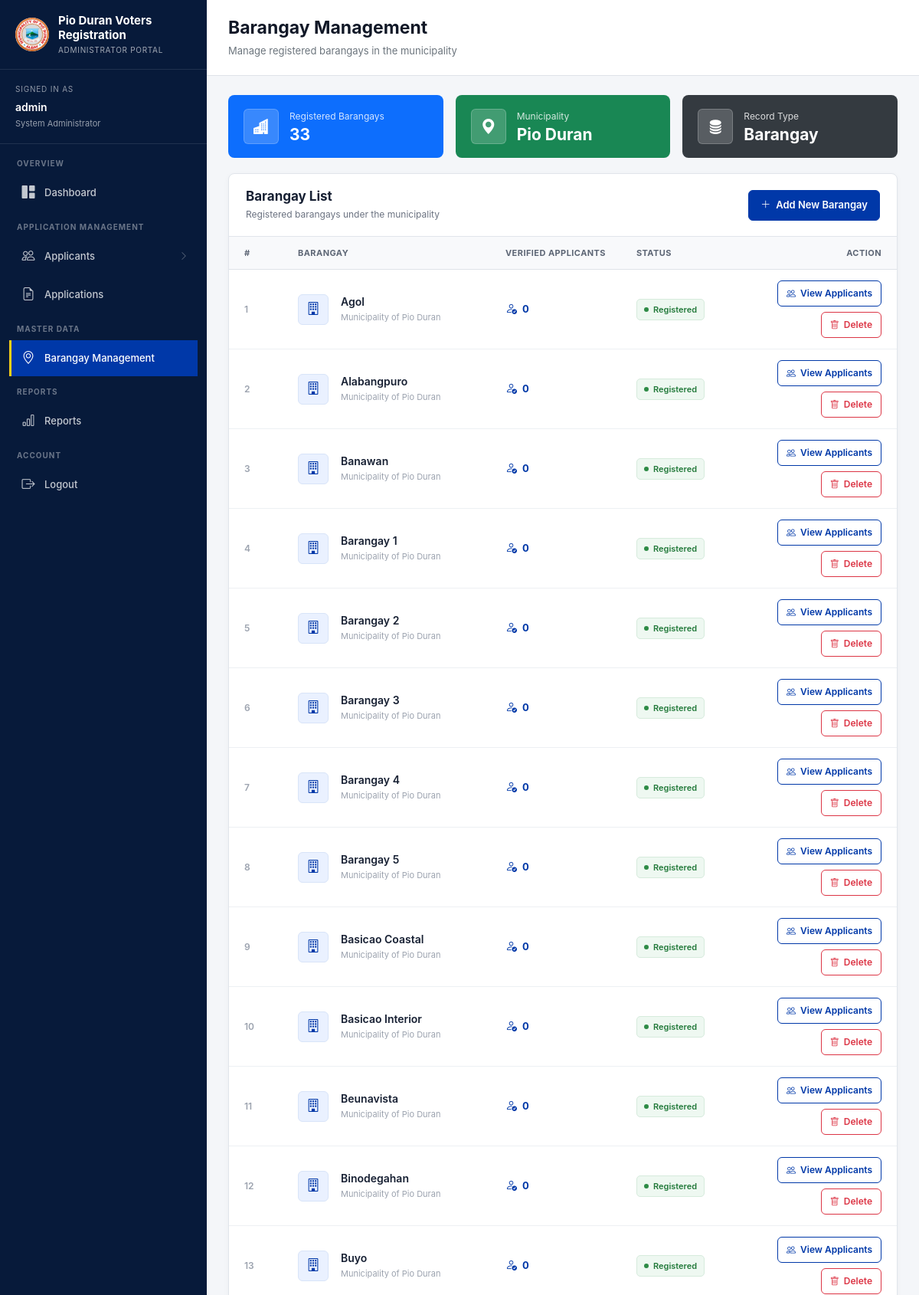
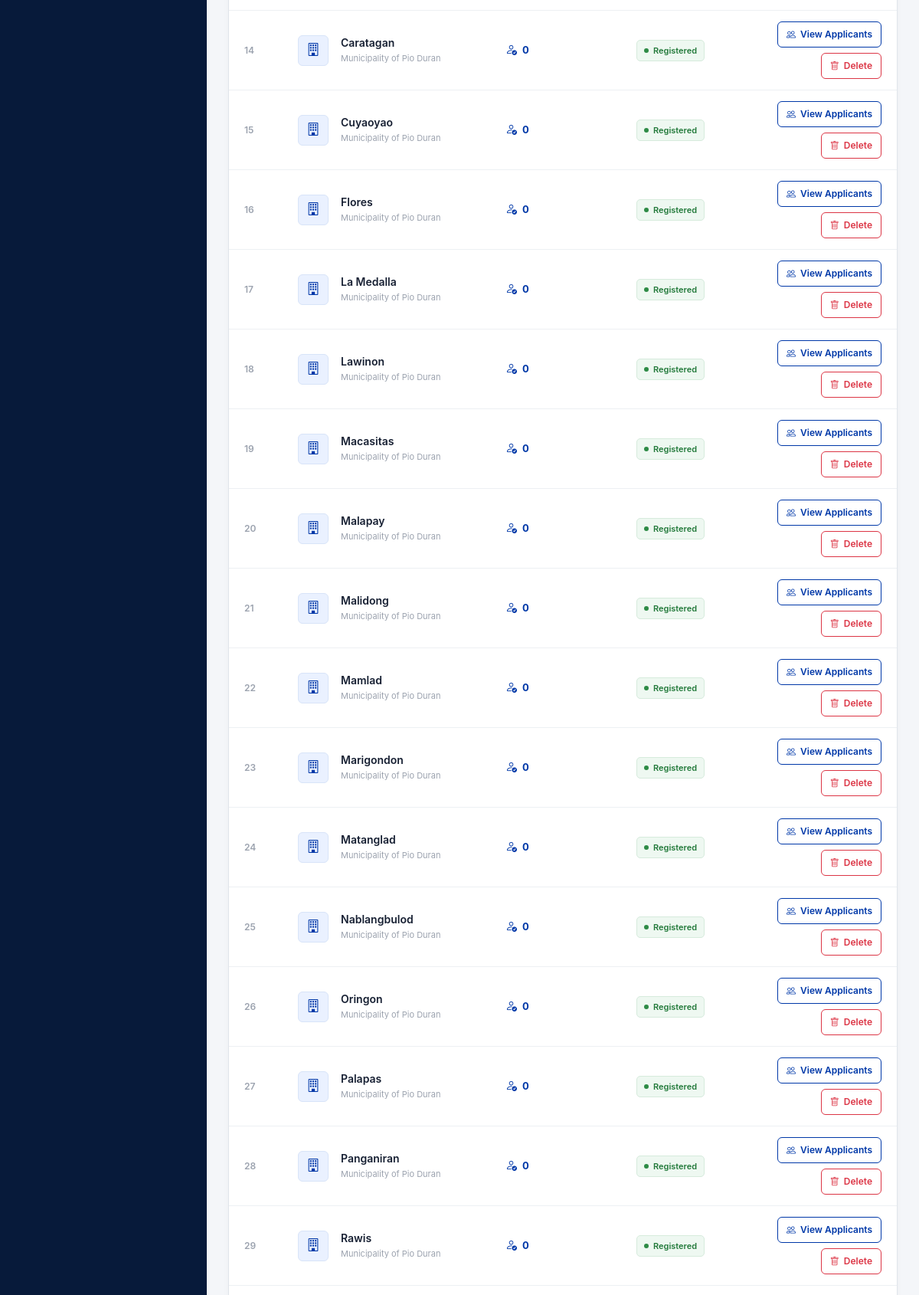
/comelec/brgy-list/ (signed in, upper part), run on the app's committed database (2 pictures, top to bottom).
### Applicants/models.py (models this page shows, shortened)
class Barangay(models.Model):
    name = models.CharField(max_length=255, unique=True)

### core/views.py (the view)
# urls.py: path('brgy-list/', views.brgy_list, name="brgy_list"),
@login_required
def brgy_list(request):
    barangays = Barangay.objects.all().order_by("name")
    for barangay in barangays:
        barangay.verified_applicant_count = Applicant.objects.filter(
            brgy=barangay,
            status="APPROVED",
            verification_status="VERIFIED",
            is_active=True
        ).count()
    return render(
        request,
        "comelec/brgy_list.html",
        {
            "barangays": barangays
        }
    )

### templates/comelec/brgy_list.html (shortened to what this page needs)
{% extends "admin.html" %}
{% block page_title %}
Barangay Management
{% endblock %}
{% block page_subtitle %}
Manage registered barangays in the municipality
{% endblock %}
{% block content %}
<div class="barangay-page">
    <div class="barangay-summary">
        <div class="
            summary-card
            summary-card-total
        ">
            <div class="summary-icon">
                <i class="bi bi-buildings-fill"></i>
            </div>
            <div>
                <div class="summary-label">
                    Registered Barangays
                </div>
                <div class="summary-value">
                    {{ barangays|length }}
                </div>
            </div>
        </div>
        <div class="
            summary-card
            summary-card-municipality
        ">
            <div class="summary-icon">
                <i class="bi bi-geo-alt-fill"></i>
            </div>
            <div>
                <div class="summary-label">
                    Municipality
                </div>
                <div class="summary-value">
                    Pio Duran
                </div>
            </div>
        </div>
        <div class="
            summary-card
            summary-card-record
        ">
            <div class="summary-icon">
                <i class="bi bi-database-fill"></i>
            </div>
            <div>
                <div class="summary-label">
                    Record Type
                </div>
                <div class="summary-value">
                    Barangay
                </div>
            </div>
        </div>
    </div>
    <div class="barangay-card">
        <div class="barangay-card-header">
            <div
                class="
                    d-flex
                    justify-content-between
                    align-items-center
                    gap-3
                "
            >
                <div>
                    <h2 class="barangay-title">
                        Barangay List
                    </h2>
                    <p class="barangay-description">
                        Registered barangays under the municipality
                    </p>
                </div>
                <a
                    href="{% url 'add_brgy' %}"
                    class="add-barangay-btn"
                >
                    <i class="bi bi-plus-lg"></i>
                    Add New Barangay
                </a>
            </div>
        </div>
        <div class="table-responsive">
            <table class="
                table
                barangay-table
                align-middle
            ">
                <thead>
                    <tr>
                        <th
                            style="width: 70px;"
                        >
                            #
                        </th>
                        <th>
                            Barangay
                        </th>
                        <th
                            style="width: 170px;"
                        >
                            Verified Applicants
                        </th>
                        <th
                            style="width: 150px;"
                        >
                            Status
                        </th>
                        <th
                            class="text-end"
                            style="width: 210px;"
                        >
                            Action
                        </th>
                    </tr>
                </thead>
                <tbody>
                    {% for brgy in barangays %}
                    <tr>
                        <td>
                            <span class="row-number">
                                {{ forloop.counter }}
                            </span>
                        </td>
                        <td>
                            <div
                                class="
                                    d-flex
                                    align-items-center
                                    gap-3
                                "
                            >
                                <div class="barangay-icon">
                                    <i class="bi bi-building"></i>
                                </div>
                                <div>
                                    <div class="barangay-name">
                                        {{ brgy.name }}
                                    </div>
                                    <div class="barangay-type">
                                        Municipality of Pio Duran
                                    </div>
                                </div>
                            </div>
                        </td>
                        <td>
                            <a
                                href="{% url 'barangay_applicants' brgy.pk %}"
                                class="applicant-count-link"
                            >
                                <i class="bi bi-person-check"></i>
                                {{ brgy.verified_applicant_count }}
                            </a>
                        </td>
                        <td>
                            <span class="barangay-status">
                                <span class="status-dot"></span>
                                Registered
                            </span>
                        </td>
                        <td class="text-end">
                            <div class="barangay-actions">
                                <a
                                    href="{% url 'barangay_applicants' brgy.pk %}"
                                    class="view-applicants-btn"
                                >
                                    <i class="bi bi-people"></i>
                                    View Applicants
                                </a>
                                <a
                                    href="{% url 'delete-brgy' brgy.pk %}"
                                    class="delete-btn"
                                >
                                    <i class="bi bi-trash"></i>
                                    Delete
                                </a>
                            </div>
                        </td>
                    </tr>
                    {% endfor %}
                </tbody>
            </table>
        </div>
    </div>
</div>
{% endblock %}

### templates/admin.html (shortened to what this page needs)
{% load static %}
<!DOCTYPE html>
<html lang="en">
<head>
    <link
        href="https://cdn.jsdelivr.net/npm/bootstrap@5.3.3/dist/css/bootstrap.min.css"
        rel="stylesheet"
    >
    <link
        rel="stylesheet"
        href="https://cdn.jsdelivr.net/npm/bootstrap-icons@1.11.3/font/bootstrap-icons.min.css"
    >
</head>
<body>
    <aside class="admin-sidebar">
        <div class="admin-brand">
            <div class="admin-brand-mark">
                <img
                    src="{% static 'images/PIODURAN.png' %}"
                    alt="Pio Duran Logo"
                    class="admin-brand-logo"
                >
            </div>
            <div class="admin-brand-text">
                <h1 class="admin-brand-title">
                    Pio Duran Voters Registration
                </h1>
                <p class="admin-brand-subtitle">
                    Administrator Portal
                </p>
            </div>
        </div>
        <div class="admin-user">
            <div class="admin-user-label">
                Signed in as
            </div>
            <div class="admin-user-name">
                {% if request.user.get_full_name %}
                    {{ request.user.get_full_name }}
                {% else %}
                    {{ request.user.username }}
                {% endif %}
            </div>
            <div class="admin-user-role">
                System Administrator
            </div>
        </div>
        <nav class="admin-navigation">
            <div class="admin-nav-section">
                Overview
            </div>
            <a
                href="{% url 'dashboard' %}"
                class="admin-nav-link {% if request.resolver_match.url_name == 'dashboard' %}active{% endif %}"
            >
                <span class="admin-nav-icon">
                    <i class="bi bi-grid-1x2-fill"></i>
                </span>
                <span class="admin-nav-label">
                    Dashboard
                </span>
            </a>
            <div class="admin-nav-section">
                Application Management
            </div>
            <a
                href="{% url 'admin-applicants' %}"
                class="admin-nav-link {% if request.resolver_match.url_name == 'admin-applicants' or request.resolver_match.url_name == 'admin-applicant-detail' %}active{% endif %}"
            >
                <span class="admin-nav-icon">
                    <i class="bi bi-people"></i>
                </span>
                <span class="admin-nav-label">
                    Applicants
                </span>
                <span class="admin-nav-arrow">
                    <i class="bi bi-chevron-right"></i>
                </span>
            </a>
            <a
                href="{% url 'admin-applications' %}"
                class="admin-nav-link {% if request.resolver_match.url_name == 'admin-applications' or 'admin-application-' in request.resolver_match.url_name %}active{% endif %}"
            >
                <span class="admin-nav-icon">
                    <i class="bi bi-file-earmark-text"></i>
                </span>
                <span class="admin-nav-label">
                    Applications
                </span>
            </a>
            <div class="admin-nav-section">
                Master Data
            </div>
            <a
                href="{% url 'brgy_list' %}"
                class="admin-nav-link {% if request.resolver_match.url_name == 'brgy_list' or request.resolver_match.url_name == 'add-brgy' or request.resolver_match.url_name == 'delete-brgy' %}active{% endif %}"
            >
                <span class="admin-nav-icon">
                    <i class="bi bi-geo-alt"></i>
                </span>
                <span class="admin-nav-label">
                    Barangay Management
                </span>
            </a>
            <div class="admin-nav-section">
                Reports
            </div>
            <a
                href="{% url 'admin-reports' %}"
                class="admin-nav-link {% if request.resolver_match.url_name == 'admin-reports' %}active{% endif %}"
            >
                <span class="admin-nav-icon">
                    <i class="bi bi-bar-chart"></i>
                </span>
                <span class="admin-nav-label">
                    Reports
                </span>
            </a>
            <div class="admin-nav-section">
                Account
            </div>
            <a
                href="{% url 'admin-logout' %}"
                class="admin-nav-link admin-logout-link"
                onclick="return confirm('Are you sure you want to logout?');"
            >
                <span class="admin-nav-icon">
                    <i class="bi bi-box-arrow-right"></i>
                </span>
                <span class="admin-nav-label">
                    Logout
                </span>
            </a>
        </nav>
    </aside>
    <main class="admin-main">
        <header class="admin-page-header">
            <div class="admin-page-header-inner">
                <h2 class="admin-page-title">
                    {% block page_title %}{% endblock %}
                </h2>
                <p class="admin-page-subtitle">
                    {% block page_subtitle %}{% endblock %}
                </p>
            </div>
        </header>
        <section class="admin-content">
            <div class="admin-content-inner">
                {% block content %}
                {% endblock %}
            </div>
        </section>
    </main>
</body>
</html>

### templates/admin.html (style rules this page uses)
:root { --admin-navy: #071a3a; --admin-navy-2: #0b234d; --admin-blue: #0038a8; --admin-blue-dark: #002b7f; --admin-gold: #fcd116; --admin-bg: #f4f6f9; --admin-border: #dfe3e8; --admin-text: #172033; --admin-muted: #6c757d; --sidebar-width: 270px; }
* { box-sizing: border-box; }
html, body { min-height: 100%; }
body { margin: 0; background: var(--admin-bg); color: var(--admin-text); font-family: Inter, -apple-system, BlinkMacSystemFont, "Segoe UI", Roboto, Arial, sans-serif; font-size: 14px; }
a { text-decoration: none; }
.admin-sidebar { position: fixed; top: 0; left: 0; bottom: 0; width: var(--sidebar-width); background: var(--admin-navy); color: #ffffff; z-index: 1040; display: flex; flex-direction: column; overflow-y: auto; overflow-x: hidden; }
.admin-brand { min-height: 82px; padding: 18px 20px; display: flex; align-items: center; gap: 12px; border-bottom: 1px solid rgba(255,255,255,.10); }
.admin-brand-mark { width: 44px; height: 44px; background: #ffffff; display: flex; align-items: center; justify-content: center; flex: 0 0 44px; overflow: hidden; border-radius: 50%; }
.admin-brand-logo { width: 100%; height: 100%; object-fit: contain; display: block; }
.admin-brand-text { min-width: 0; }
.admin-brand-title { margin: 0; font-size: 15px; font-weight: 700; line-height: 1.25; color: #ffffff; }
.admin-brand-subtitle { margin: 3px 0 0; font-size: 10px; line-height: 1.3; color: rgba(255,255,255,.62); text-transform: uppercase; letter-spacing: .7px; }
.admin-user { padding: 18px 20px; border-bottom: 1px solid rgba(255,255,255,.10); }
.admin-user-label { margin-bottom: 5px; font-size: 10px; color: rgba(255,255,255,.55); text-transform: uppercase; letter-spacing: .8px; }
.admin-user-name { color: #ffffff; font-size: 14px; font-weight: 600; word-break: break-word; }
.admin-user-role { margin-top: 3px; color: rgba(255,255,255,.58); font-size: 11px; }
.admin-navigation { padding: 18px 12px; flex: 1; }
.admin-nav-section { padding: 0 10px; margin: 13px 0 7px; color: rgba(255,255,255,.40); font-size: 10px; font-weight: 700; text-transform: uppercase; letter-spacing: 1px; }
.admin-nav-section:first-child { margin-top: 0; }
.admin-nav-link { min-height: 44px; margin-bottom: 3px; padding: 11px 12px; display: flex; align-items: center; gap: 11px; color: rgba(255,255,255,.76); border-left: 3px solid transparent; transition: background .15s ease, color .15s ease, border-color .15s ease; }
.admin-nav-link.active { color: #ffffff; background: var(--admin-blue); border-left-color: var(--admin-gold); }
.admin-nav-icon { width: 20px; text-align: center; font-size: 17px; flex: 0 0 20px; }
.admin-nav-label { flex: 1; font-size: 13px; font-weight: 500; }
.admin-nav-arrow { font-size: 12px; opacity: .45; }
.admin-logout-link { color: rgba(255,255,255,.76); }
.admin-main { min-height: 100vh; margin-left: var(--sidebar-width); }
.admin-page-header { background: #ffffff; border-bottom: 1px solid var(--admin-border); padding: 22px 28px; }
.admin-page-header-inner { max-width: 1600px; margin: 0 auto; }
.admin-page-title { margin: 0; color: #111827; font-size: 23px; font-weight: 700; line-height: 1.3; }
.admin-page-subtitle { margin: 5px 0 0; color: var(--admin-muted); font-size: 13px; }
.admin-content { padding: 25px 28px 35px; }
.admin-content-inner { max-width: 1600px; margin: 0 auto; }
.table { margin-bottom: 0; font-size: 13px; }
.table thead th { padding: 12px 14px; background: #f8f9fb; border-bottom: 1px solid var(--admin-border); color: #4b5563; font-size: 11px; font-weight: 700; text-transform: uppercase; letter-spacing: .35px; white-space: nowrap; }
.table tbody td { padding: 12px 14px; border-color: #edf0f3; vertical-align: middle; color: #273142; }

### data on the page
Barangay: name "Agol", verified_applicant_count "0"
Barangay: name "Alabangpuro", verified_applicant_count "0"
Barangay: name "Banawan", verified_applicant_count "0"
Barangay: name "Barangay 1", verified_applicant_count "0"
Barangay: name "Barangay 2", verified_applicant_count "0"
Barangay: name "Barangay 3", verified_applicant_count "0"
Barangay: name "Barangay 4", verified_applicant_count "0"
Barangay: name "Barangay 5", verified_applicant_count "0"
Barangay: name "Basicao Coastal", verified_applicant_count "0"
Barangay: name "Basicao Interior", verified_applicant_count "0"
Barangay: name "Beunavista", verified_applicant_count "0"
Barangay: name "Binodegahan", verified_applicant_count "0"
Barangay: name "Buyo", verified_applicant_count "0"
Barangay: name "Caratagan", verified_applicant_count "0"
Barangay: name "Cuyaoyao", verified_applicant_count "0"
Barangay: name "Flores", verified_applicant_count "0"
Barangay: name "La Medalla", verified_applicant_count "0"
Barangay: name "Lawinon", verified_applicant_count "0"
Barangay: name "Macasitas", verified_applicant_count "0"
Barangay: name "Malapay", verified_applicant_count "0"
Barangay: name "Malidong", verified_applicant_count "0"
Barangay: name "Mamlad", verified_applicant_count "0"
Barangay: name "Marigondon", verified_applicant_count "0"
Barangay: name "Matanglad", verified_applicant_count "0"
Barangay: name "Nablangbulod", verified_applicant_count "0"
Barangay: name "Oringon", verified_applicant_count "0"
Barangay: name "Palapas", verified_applicant_count "0"
Barangay: name "Panganiran", verified_applicant_count "0"
Barangay: name "Rawis", verified_applicant_count "0"

### other printed values
{{ request.user.username }} "admin"
{{ barangays|length }} "33"
